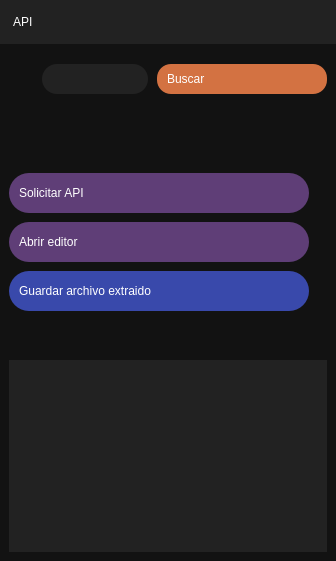
         <widget class="QWidget" name="APIWidget">
          <layout class="QGridLayout" name="gridLayout_7">
           <property name="leftMargin">
            <number>0</number>
           </property>
           <property name="topMargin">
            <number>0</number>
           </property>
           <property name="rightMargin">
            <number>0</number>
           </property>
           <property name="bottomMargin">
            <number>0</number>
           </property>
           <property name="spacing">
            <number>0</number>
           </property>
           <item row="0" column="0">
            <widget class="QFrame" name="frameAPIContainer">
             <property name="styleSheet">
              <string notr="true">QFrame {
	background-color : #121212;
}</string>
             </property>
             <property name="frameShape">
              <enum>QFrame::NoFrame</enum>
             </property>
             <property name="frameShadow">
              <enum>QFrame::Plain</enum>
             </property>
             <property name="lineWidth">
              <number>0</number>
             </property>
             <layout class="QGridLayout" name="gridLayout_15">
              <property name="leftMargin">
               <number>0</number>
              </property>
              <property name="topMargin">
               <number>0</number>
              </property>
              <property name="rightMargin">
               <number>0</number>
              </property>
              <property name="bottomMargin">
               <number>0</number>
              </property>
              <property name="spacing">
               <number>0</number>
              </property>
              <item row="0" column="0">
               <widget class="QFrame" name="frameAPIContent">
                <property name="styleSheet">
                 <string notr="true"/>
                </property>
                <property name="frameShadow">
                 <enum>QFrame::Plain</enum>
                </property>
                <property name="lineWidth">
                 <number>0</number>
                </property>
                <layout class="QGridLayout" name="gridLayout_10">
                 <property name="leftMargin">
                  <number>0</number>
                 </property>
                 <property name="topMargin">
                  <number>0</number>
                 </property>
                 <property name="rightMargin">
                  <number>0</number>
                 </property>
                 <property name="bottomMargin">
                  <number>0</number>
                 </property>
                 <property name="spacing">
                  <number>0</number>
                 </property>
                 <item row="0" column="0" colspan="2">
                  <widget class="QLabel" name="labelApiTitle">
                   <property name="minimumSize">
                    <size>
                     <width>0</width>
                     <height>44</height>
                    </size>
                   </property>
                   <property name="maximumSize">
                    <size>
                     <width>16777215</width>
                     <height>44</height>
                    </size>
                   </property>
                   <property name="sizeIncrement">
                    <size>
                     <width>0</width>
                     <height>0</height>
                    </size>
                   </property>
                   <property name="baseSize">
                    <size>
                     <width>0</width>
                     <height>50</height>
                    </size>
                   </property>
                   <property name="styleSheet">
                    <string notr="true">QLabel{
	background-color: #222222;
	font : 22 17pt &quot;Microsoft JhengHei UI&quot; ;
	color : #FFFFFF;
	border-radius : 0px;
	text-align : left;
	padding: 10px;
}
</string>
                   </property>
                   <property name="lineWidth">
                    <number>0</number>
                   </property>
                   <property name="text">
                    <string>API</string>
                   </property>
                  </widget>
                 </item>
                 <item row="2" column="0" colspan="2">
                  <widget class="QFrame" name="frameAPIView">
                   <property name="styleSheet">
                    <string notr="true">QFrame{
	background-color: #121212;
	border-radius : 0px;
}
</string>
                   </property>
                   <property name="frameShape">
                    <enum>QFrame::NoFrame</enum>
                   </property>
                   <property name="frameShadow">
                    <enum>QFrame::Plain</enum>
                   </property>
                   <property name="lineWidth">
                    <number>0</number>
                   </property>
                   <layout class="QGridLayout" name="gridLayout_12">
                    <property name="leftMargin">
                     <number>0</number>
                    </property>
                    <property name="topMargin">
                     <number>0</number>
                    </property>
                    <property name="rightMargin">
                     <number>0</number>
                    </property>
                    <property name="bottomMargin">
                     <number>0</number>
                    </property>
                    <property name="horizontalSpacing">
                     <number>0</number>
                    </property>
                    <property name="verticalSpacing">
                     <number>9</number>
                    </property>
                    <item row="0" column="0">
                     <widget class="QFrame" name="frameAPIRequest">
                      <property name="styleSheet">
                       <string notr="true"/>
                      </property>
                      <property name="frameShape">
                       <enum>QFrame::NoFrame</enum>
                      </property>
                      <property name="frameShadow">
                       <enum>QFrame::Plain</enum>
                      </property>
                      <property name="lineWidth">
                       <number>0</number>
                      </property>
                      <layout class="QGridLayout" name="gridLayout_13">
                       <property name="leftMargin">
                        <number>0</number>
                       </property>
                       <property name="topMargin">
                        <number>0</number>
                       </property>
                       <property name="rightMargin">
                        <number>0</number>
                       </property>
                       <property name="bottomMargin">
                        <number>0</number>
                       </property>
                       <property name="spacing">
                        <number>0</number>
                       </property>
                       <item row="4" column="0" colspan="2">
                        <widget class="QFrame" name="frameAPIRequestContent">
                         <property name="styleSheet">
                          <string notr="true">QFrame{
	background-color: #121212;
	border-radius : 0px;
}
</string>
                         </property>
                         <property name="frameShape">
                          <enum>QFrame::NoFrame</enum>
                         </property>
                         <property name="frameShadow">
                          <enum>QFrame::Plain</enum>
                         </property>
                         <property name="lineWidth">
                          <number>0</number>
                         </property>
                         <layout class="QGridLayout" name="gridLayout_16">
                          <property name="rightMargin">
                           <number>9</number>
                          </property>
                          <property name="bottomMargin">
                           <number>9</number>
                          </property>
                          <property name="spacing">
                           <number>9</number>
                          </property>
                          <item row="4" column="0">
                           <widget class="QPushButton" name="pushButtonOpenEditor">
                            <property name="minimumSize">
                             <size>
                              <width>300</width>
                              <height>40</height>
                             </size>
                            </property>
                            <property name="maximumSize">
                             <size>
                              <width>500</width>
                              <height>16777215</height>
                             </size>
                            </property>
                            <property name="styleSheet">
                             <string notr="true">QPushButton{
	background-color : #5F3E77;
	font : 75 13pt &quot;Microsoft JhengHei UI&quot; bold;
	color : #FFFFFF;

	border : 2px;
	border-radius : 20px;

	text-align : left;
	padding: 10px;
}

QPushButton:hover{

	background-color: #61364F;
	color : #FFFFFF;
}
</string>
                            </property>
                            <property name="text">
                             <string>Abrir editor</string>
                            </property>
                            <property name="icon">
                             <iconset>
                              <normaloff>../img/icons/24x24/cil-pencil.png</normaloff>../img/icons/24x24/cil-pencil.png</iconset>
                            </property>
                            <property name="iconSize">
                             <size>
                              <width>24</width>
                              <height>24</height>
                             </size>
                            </property>
                           </widget>
                          </item>
                          <item row="5" column="0">
                           <widget class="QPushButton" name="pushButtonSaveRequestedData">
                            <property name="minimumSize">
                             <size>
                              <width>300</width>
                              <height>40</height>
                             </size>
                            </property>
                            <property name="maximumSize">
                             <size>
                              <width>500</width>
                              <height>16777215</height>
                             </size>
                            </property>
                            <property name="styleSheet">
                             <string notr="true">QPushButton{
	background-color: #3949AB;

	border-radius : 20px;

	font : 75 13pt &quot;Microsoft JhengHei UI&quot; bold;
	color : #FFFFFF;

	border : 2px;

	text-align : left;
	padding: 10px;
}

QPushButton:hover{
	background-color: #303F9F;
	color: #FFFFFF;

}</string>
                            </property>
                            <property name="text">
                             <string>Guardar archivo extraido</string>
                            </property>
                            <property name="icon">
                             <iconset>
                              <normaloff>../img/icons/24x24/cil-save.png</normaloff>../img/icons/24x24/cil-save.png</iconset>
                            </property>
                            <property name="iconSize">
                             <size>
                              <width>24</width>
                              <height>24</height>
                             </size>
                            </property>
                           </widget>
                          </item>
                          <item row="2" column="0" colspan="3">
                           <spacer name="verticalSpacer_9">
                            <property name="orientation">
                             <enum>Qt::Vertical</enum>
                            </property>
                            <property name="sizeType">
                             <enum>QSizePolicy::Fixed</enum>
                            </property>
                            <property name="sizeHint" stdset="0">
                             <size>
                              <width>20</width>
                              <height>40</height>
                             </size>
                            </property>
                           </spacer>
                          </item>
                          <item row="11" column="0" colspan="3">
                           <widget class="QTreeView" name="treeViewRequestData">
                            <property name="styleSheet">
                             <string notr="true">QTreeView {
	background-color : #222222;
	font : 75 13pt &quot;Microsoft JhengHei UI&quot; bold;
	color : #D37242;
	border-radius : 0px;
	padding-left : 50px;
	text-align : left;
}

QHeaderView::section {
    background-color : #6178B2;
    font : 75 13pt &quot;Microsoft JhengHei UI&quot; bold;
    color : #FFFFFF;
    border-radius : 0px;
    text-align : left;
}</string>
                            </property>
                           </widget>
                          </item>
                          <item row="3" column="0">
                           <widget class="QPushButton" name="pushButtonRequestData">
                            <property name="minimumSize">
                             <size>
                              <width>300</width>
                              <height>40</height>
                             </size>
                            </property>
                            <property name="maximumSize">
                             <size>
                              <width>500</width>
                              <height>16777215</height>
                             </size>
                            </property>
                            <property name="styleSheet">
                             <string notr="true">QPushButton{
	background-color : #5F3E77;
	font : 75 13pt &quot;Microsoft JhengHei UI&quot; bold;
	color : #FFFFFF;

	border : 2px;
	border-radius : 20px;

	text-align : left;
	padding: 10px;
}

QPushButton:hover{

	background-color: #61364F;
	color : #FFFFFF;
}
</string>
                            </property>
                            <property name="text">
                             <string>Solicitar API</string>
                            </property>
                            <property name="icon">
                             <iconset>
                              <normaloff>../img/icons/24x24/cil-view-column.png</normaloff>../img/icons/24x24/cil-view-column.png</iconset>
                            </property>
                            <property name="iconSize">
                             <size>
                              <width>24</width>
                              <height>24</height>
                             </size>
                            </property>
                           </widget>
                          </item>
                          <item row="6" column="0" colspan="3">
                           <spacer name="verticalSpacer_18">
                            <property name="orientation">
                             <enum>Qt::Vertical</enum>
                            </property>
                            <property name="sizeType">
                             <enum>QSizePolicy::Fixed</enum>
                            </property>
                            <property name="sizeHint" stdset="0">
                             <size>
                              <width>20</width>
                              <height>40</height>
                             </size>
                            </property>
                           </spacer>
                          </item>
                         </layout>
                        </widget>
                       </item>
                      </layout>
                     </widget>
                    </item>
                   </layout>
                  </widget>
                 </item>
                 <item row="1" column="0" colspan="2">
                  <widget class="QFrame" name="frameDataSearcher">
                   <property name="minimumSize">
                    <size>
                     <width>50</width>
                     <height>80</height>
                    </size>
                   </property>
                   <property name="maximumSize">
                    <size>
                     <width>16777215</width>
                     <height>80</height>
                    </size>
                   </property>
                   <property name="styleSheet">
                    <string notr="true">QFrame {
	background-color : #121212;
}</string>
                   </property>
                   <property name="frameShape">
                    <enum>QFrame::NoFrame</enum>
                   </property>
                   <property name="frameShadow">
                    <enum>QFrame::Plain</enum>
                   </property>
                   <property name="lineWidth">
                    <number>0</number>
                   </property>
                   <layout class="QGridLayout" name="gridLayout_11">
                    <property name="leftMargin">
                     <number>0</number>
                    </property>
                    <property name="topMargin">
                     <number>0</number>
                    </property>
                    <property name="rightMargin">
                     <number>9</number>
                    </property>
                    <property name="bottomMargin">
                     <number>9</number>
                    </property>
                    <property name="spacing">
                     <number>9</number>
                    </property>
                    <item row="1" column="2">
                     <widget class="QPushButton" name="pushButtonSearch">
                      <property name="minimumSize">
                       <size>
                        <width>170</width>
                        <height>30</height>
                       </size>
                      </property>
                      <property name="maximumSize">
                       <size>
                        <width>70</width>
                        <height>30</height>
                       </size>
                      </property>
                      <property name="styleSheet">
                       <string notr="true">QPushButton{
	background-color: #D37242;

	border-top-left-radius: 14px;
	border-bottom-left-radius: 14px;
	border-top-right-radius: 14px;
	border-bottom-right-radius: 14px;

	font : 75 10pt &quot;Microsoft JhengHei UI&quot; bold;
	color: #FFFFFF;
	padding : 10px;

	text-align : left;
}

QPushButton:hover{
	background-color: #BB673D;
	border-top-left-radius: 14px;	
	border-bottom-left-radius: 14px;
	border-top-right-radius: 14px;
	border-bottom-right-radius: 14px;

	font : 75 10pt &quot;Microsoft JhengHei UI&quot; bold;
	color: #FFFFFF;
	text-align : left;

}</string>
                      </property>
                      <property name="text">
                       <string>Buscar</string>
                      </property>
                      <property name="icon">
                       <iconset>
                        <normaloff>../img/icons/24x24/cil-arrow-circle-right.png</normaloff>../img/icons/24x24/cil-arrow-circle-right.png</iconset>
                      </property>
                      <property name="iconSize">
                       <size>
                        <width>24</width>
                        <height>24</height>
                       </size>
                      </property>
                     </widget>
                    </item>
                    <item row="1" column="1">
                     <widget class="QLineEdit" name="lineEditSearcher">
                      <property name="minimumSize">
                       <size>
                        <width>0</width>
                        <height>0</height>
                       </size>
                      </property>
                      <property name="maximumSize">
                       <size>
                        <width>16777215</width>
                        <height>16777214</height>
                       </size>
                      </property>
                      <property name="styleSheet">
                       <string notr="true">QLineEdit {
	font: 25 12pt &quot;Microsoft YaHei UI&quot;;
	background-color : #222222;
	color : #FFFFFF;
	border : 2px;
	border-radius : 15px;
}

QLineEdit::hover{
	background-color: #121212;
	border : 1px solid #5F3E77;
}</string>
                      </property>
                     </widget>
                    </item>
                    <item row="1" column="0">
                     <spacer name="horizontalSpacer_2">
                      <property name="orientation">
                       <enum>Qt::Horizontal</enum>
                      </property>
                      <property name="sizeHint" stdset="0">
                       <size>
                        <width>40</width>
                        <height>20</height>
                       </size>
                      </property>
                     </spacer>
                    </item>
                    <item row="2" column="1" colspan="2">
                     <spacer name="verticalSpacer_5">
                      <property name="orientation">
                       <enum>Qt::Vertical</enum>
                      </property>
                      <property name="sizeHint" stdset="0">
                       <size>
                        <width>20</width>
                        <height>40</height>
                       </size>
                      </property>
                     </spacer>
                    </item>
                    <item row="0" column="1" colspan="2">
                     <spacer name="verticalSpacer_6">
                      <property name="orientation">
                       <enum>Qt::Vertical</enum>
                      </property>
                      <property name="sizeHint" stdset="0">
                       <size>
                        <width>20</width>
                        <height>40</height>
                       </size>
                      </property>
                     </spacer>
                    </item>
                   </layout>
                  </widget>
                 </item>
                </layout>
               </widget>
              </item>
             </layout>
            </widget>
           </item>
          </layout>
         </widget>
